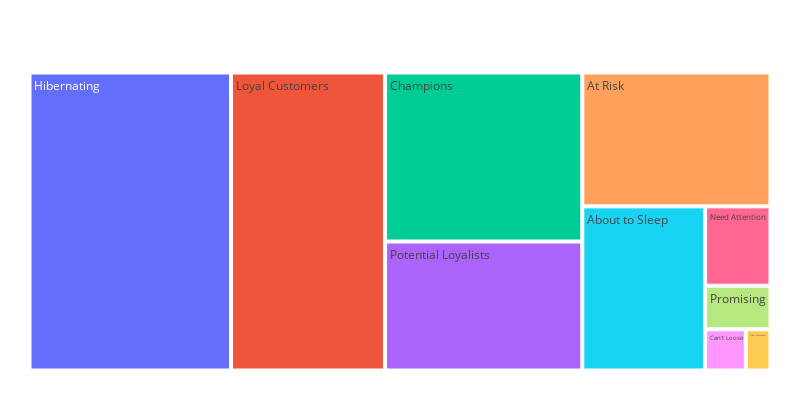

Source (notebook cell):
### Markdown cell above
# Visualisation

### Code cell
df = rfm_data["Segment"].value_counts().reset_index()
df.columns = ["Segment", "Count"]
fig = px.treemap(df, path=["Segment"], values="Count", width=800, height=400)
fig.update_layout(margin = dict(t=50, l=25, r=25, b=25))
fig.show()

### Figure 1 — Plotly figure (JSON) as saved in the notebook; plotly's stock layout.template omitted (floating-point values rounded to 4 significant figures)
{"data": [{"branchvalues": "total", "domain": {"x": [0, 1], "y": [0, 1]}, "hovertemplate": "labels=%{label}<br>Count=%{value}<br>parent=%{parent}<br>id=%{id}<extra></extra>", "ids": ["About to Sleep", "At Risk", "Can't Loose", "Champions", "Hibernating", "Loyal Customers", "Need Attention", "New Customers", "Potential Loyalists", "Promising"], "labels": ["About to Sleep", "At Risk", "Can't Loose", "Champions", "Hibernating", "Loyal Customers", "Need Attention", "New Customers", "Potential Loyalists", "Promising"], "name": "", "parents": ["", "", "", "", "", "", "", "", "", ""], "type": "treemap", "values": [396, 495, 33, 655, 1180, 902, 102, 20, 500, 56]}], "layout": {"height": 400, "legend": {"tracegroupgap": 0}, "margin": {"b": 25, "l": 25, "r": 25, "t": 50}, "width": 800}}
